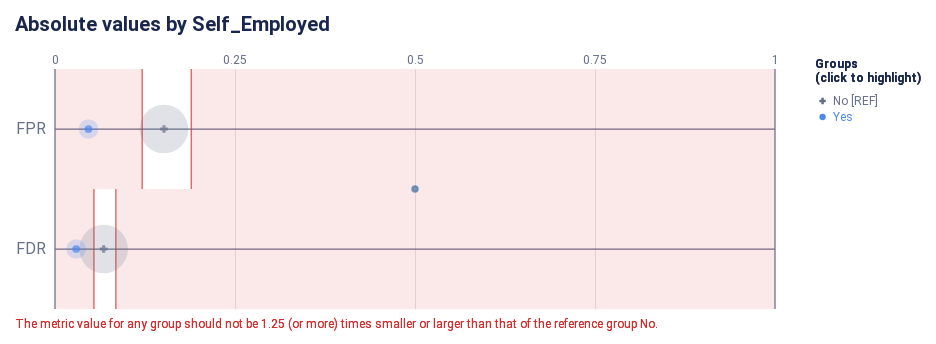

Notebook code cell kept with this figure:
### Code cell
ap.absolute(bdf, metrics, 'Self_Employed', fairness_threshold = disparity_tolerance)

### Figure 1 — Vega-Lite specification as saved in the notebook (floating-point values rounded to 4 significant figures)
{"config": {"view": {"continuousWidth": 300, "continuousHeight": 300, "strokeWidth": 0}, "axisLeft": {"labelColor": "rgb(102, 111, 137)", "labelFont": "Roboto, Arial, sans-serif", "labelFontSize": 16}, "title": {"anchor": "start", "color": "rgb(25, 39, 78)", "font": "Roboto, Arial, sans-serif", "fontSize": 20, "fontWeight": "bold"}}, "layer": [{"data": {"name": "data-22e37ecfbb523156dad3ffdb726c704c"}, "mark": {"type": "rule", "stroke": "rgb(102, 111, 137)", "strokeWidth": 1.25, "tooltip": null}, "encoding": {"x": {"field": "start", "scale": {"domain": [0, 1], "range": [40.0, 760.0]}, "type": "quantitative"}, "x2": {"field": "end"}, "y": {"axis": {"domain": false, "labelAngle": 0, "labelPadding": -30, "orient": "left", "ticks": false, "title": null}, "field": "y_position", "scale": {"domain": ["FPR", "FDR"], "range": [30.0, 270.0]}, "type": "nominal"}}}, {"data": {"name": "data-6cfe259518f6c7b358d8f836a73e6b7f"}, "mark": {"type": "rule", "stroke": "rgb(102, 111, 137)", "strokeWidth": 1.25, "tooltip": null}, "encoding": {"x": {"field": "x_position", "scale": {"domain": [0, 1], "range": [40.0, 760.0]}, "type": "quantitative"}, "y": {"value": 30.0}, "y2": {"value": 270.0}}}, {"data": {"name": "data-60ed1133fa688d151d36705a369482e0"}, "mark": {"type": "text", "align": "center", "color": "rgb(102, 111, 137)", "font": "Roboto, Arial, sans-serif", "fontSize": 12, "fontWeight": "normal", "tooltip": null}, "encoding": {"text": {"field": "value", "type": "nominal"}, "x": {"field": "value", "scale": {"domain": [0, 1], "range": [40.0, 760.0]}, "type": "quantitative"}, "y": {"value": 21.0}}}, {"layer": [{"mark": {"type": "rect", "opacity": 0.8, "stroke": "rgb(211, 47, 47)", "strokeWidth": 1.25, "tooltip": null}, "encoding": {"x": {"field": "lower_threshold_value", "scale": {"domain": [0, 1], "range": [40.0, 760.0]}, "type": "quantitative"}, "x2": {"field": "lower_threshold_value"}, "y": {"axis": {"domain": false, "grid": false, "labels": false, "ticks": false, "title": null}, "field": "metric", "scale": {"domain": ["FPR", "FDR"], "range": [30.0, 270.0]}, "type": "nominal"}}}, {"mark": {"type": "rect", "opacity": 0.8, "stroke": "rgb(211, 47, 47)", "strokeWidth": 1.25, "tooltip": null}, "encoding": {"x": {"field": "upper_threshold_value", "scale": {"domain": [0, 1], "range": [40.0, 760.0]}, "type": "quantitative"}, "x2": {"field": "upper_threshold_value"}, "y": {"axis": {"domain": false, "grid": false, "labels": false, "ticks": false, "title": null}, "field": "metric", "scale": {"domain": ["FPR", "FDR"], "range": [30.0, 270.0]}, "type": "nominal"}}}, {"layer": [{"mark": {"type": "rect", "fill": "rgb(211, 47, 47)", "opacity": 0.1, "tooltip": null}, "encoding": {"x": {"field": "lower_threshold_value", "scale": {"domain": [0, 1], "range": [40.0, 760.0]}, "type": "quantitative"}, "x2": {"field": "lower_end"}, "y": {"axis": {"domain": false, "grid": false, "labels": false, "ticks": false, "title": null}, "field": "metric", "scale": {"domain": ["FPR", "FDR"], "range": [30.0, 270.0]}, "type": "nominal"}}}, {"mark": {"type": "rect", "fill": "rgb(211, 47, 47)", "opacity": 0.1, "tooltip": null}, "encoding": {"x": {"field": "upper_threshold_value", "scale": {"domain": [0, 1], "range": [40.0, 760.0]}, "type": "quantitative"}, "x2": {"field": "upper_end"}, "y": {"axis": {"domain": false, "grid": false, "labels": false, "ticks": false, "title": null}, "field": "metric", "scale": {"domain": ["FPR", "FDR"], "range": [30.0, 270.0]}, "type": "nominal"}}}]}, {"layer": [{"mark": {"type": "text", "align": "left", "baseline": "top", "fill": "rgb(211, 47, 47)", "font": "Roboto, Arial, sans-serif", "fontSize": 12, "fontWeight": "normal", "tooltip": null}, "encoding": {"text": {"value": "The metric value for any group should not be 1.25 (or more) times smaller or larger than that of the reference group No."}, "x": {"value": 0}, "y": {"value": 280.0}}}], "data": {"name": "data-79dd248bdaa0ea02c535240e8ad022c8"}}], "data": {"name": "data-19b1cfc8fdf98eb7f54f2a1cbfeb2f6b"}}, {"layer": [{"data": {"name": "empty"}, "mark": {"type": "circle"}}, {"data": {"name": "data-b7c600eaa996c46829ea831565a9f229"}, "mark": {"type": "circle", "cursor": "pointer", "opacity": 0.2}, "encoding": {"color": {"condition": {"param": "param_37", "empty": true, "field": "attribute_value", "legend": null, "scale": {"domain": ["No", "Yes"], "range": ["rgb(102, 111, 137)", "rgb(76, 136, 238)", "rgb(254, 97, 0)", "rgb(220, 38, 127)", "rgb(255, 176, 0)", "rgb(150, 95, 230)"]}, "type": "nominal"}, "value": "rgb(225, 226, 231)"}, "size": {"field": "group_size", "legend": null, "scale": {"domain": [0, 812.4], "range": [0, 2827.0]}, "type": "quantitative"}, "tooltip": [{"field": "attribute_value", "title": "Group", "type": "nominal"}, {"field": "tooltip_group_size", "title": "Group Size", "type": "nominal"}, {"field": "tooltip_disparity_explanation_fpr", "title": "Disparity", "type": "nominal"}, {"field": "fpr", "format": ".2f", "title": "FPR", "type": "quantitative"}], "x": {"axis": {"domain": false, "gridColor": "rgb(225, 226, 231)", "labels": false, "ticks": false, "title": null, "values": [0.25, 0.5, 0.75]}, "field": "fpr", "scale": {"domain": [0, 1], "range": [40.0, 760.0]}, "type": "quantitative"}, "y": {"axis": {"domain": false, "grid": false, "labels": false, "ticks": false, "title": null}, "field": "metric_variable", "scale": {"domain": ["FPR", "FDR"], "range": [30.0, 270.0]}, "type": "nominal"}}, "name": "view_38", "transform": [{"calculate": "'FPR'", "as": "metric_variable"}]}, {"data": {"name": "data-b7c600eaa996c46829ea831565a9f229"}, "mark": {"type": "circle", "cursor": "pointer", "opacity": 0.2}, "encoding": {"color": {"condition": {"param": "param_37", "empty": true, "field": "attribute_value", "legend": null, "scale": {"domain": ["No", "Yes"], "range": ["rgb(102, 111, 137)", "rgb(76, 136, 238)", "rgb(254, 97, 0)", "rgb(220, 38, 127)", "rgb(255, 176, 0)", "rgb(150, 95, 230)"]}, "type": "nominal"}, "value": "rgb(225, 226, 231)"}, "size": {"field": "group_size", "legend": null, "scale": {"domain": [0, 812.4], "range": [0, 2827.0]}, "type": "quantitative"}, "tooltip": [{"field": "attribute_value", "title": "Group", "type": "nominal"}, {"field": "tooltip_group_size", "title": "Group Size", "type": "nominal"}, {"field": "tooltip_disparity_explanation_fdr", "title": "Disparity", "type": "nominal"}, {"field": "fdr", "format": ".2f", "title": "FDR", "type": "quantitative"}], "x": {"axis": {"domain": false, "gridColor": "rgb(225, 226, 231)", "labels": false, "ticks": false, "title": null, "values": [0.25, 0.5, 0.75]}, "field": "fdr", "scale": {"domain": [0, 1], "range": [40.0, 760.0]}, "type": "quantitative"}, "y": {"axis": {"domain": false, "grid": false, "labels": false, "ticks": false, "title": null}, "field": "metric_variable", "scale": {"domain": ["FPR", "FDR"], "range": [30.0, 270.0]}, "type": "nominal"}}, "name": "view_40", "transform": [{"calculate": "'FDR'", "as": "metric_variable"}]}, {"layer": [{"data": {"name": "empty"}, "mark": {"type": "point"}}, {"data": {"name": "data-b7c600eaa996c46829ea831565a9f229"}, "mark": {"type": "point", "cursor": "pointer", "filled": true, "size": 60}, "encoding": {"color": {"condition": {"param": "param_37", "empty": true, "field": "attribute_value", "legend": null, "scale": {"domain": ["No", "Yes"], "range": ["rgb(102, 111, 137)", "rgb(76, 136, 238)", "rgb(254, 97, 0)", "rgb(220, 38, 127)", "rgb(255, 176, 0)", "rgb(150, 95, 230)"]}, "type": "nominal"}, "value": "rgb(225, 226, 231)"}, "shape": {"field": "attribute_value", "legend": null, "scale": {"domain": ["No", "Yes"], "range": ["cross", "circle"]}, "type": "nominal"}, "tooltip": [{"field": "attribute_value", "title": "Group", "type": "nominal"}, {"field": "tooltip_group_size", "title": "Group Size", "type": "nominal"}, {"field": "tooltip_disparity_explanation_fpr", "title": "Disparity", "type": "nominal"}, {"field": "fpr", "format": ".2f", "title": "FPR", "type": "quantitative"}], "x": {"axis": {"domain": false, "gridColor": "rgb(225, 226, 231)", "labels": false, "ticks": false, "title": null, "values": [0.25, 0.5, 0.75]}, "field": "fpr", "scale": {"domain": [0, 1], "range": [40.0, 760.0]}, "type": "quantitative"}, "y": {"axis": {"domain": false, "grid": false, "labels": false, "ticks": false, "title": null}, "field": "metric_variable", "scale": {"domain": ["FPR", "FDR"], "range": [30.0, 270.0]}, "type": "nominal"}}, "name": "view_37", "transform": [{"calculate": "'FPR'", "as": "metric_variable"}]}, {"data": {"name": "data-b7c600eaa996c46829ea831565a9f229"}, "mark": {"type": "point", "cursor": "pointer", "filled": true, "size": 60}, "encoding": {"color": {"condition": {"param": "param_37", "empty": true, "field": "attribute_value", "legend": null, "scale": {"domain": ["No", "Yes"], "range": ["rgb(102, 111, 137)", "rgb(76, 136, 238)", "rgb(254, 97, 0)", "rgb(220, 38, 127)", "rgb(255, 176, 0)", "rgb(150, 95, 230)"]}, "type": "nominal"}, "value": "rgb(225, 226, 231)"}, "shape": {"field": "attribute_value", "legend": null, "scale": {"domain": ["No", "Yes"], "range": ["cross", "circle"]}, "type": "nominal"}, "tooltip": [{"field": "attribute_value", "title": "Group", "type": "nominal"}, {"field": "tooltip_group_size", "title": "Group Size", "type": "nominal"}, {"field": "tooltip_disparity_explanation_fdr", "title": "Disparity", "type": "nominal"}, {"field": "fdr", "format": ".2f", "title": "FDR", "type": "quantitative"}], "x": {"axis": {"domain": false, "gridColor": "rgb(225, 226, 231)", "labels": false, "ticks": false, "title": null, "values": [0.25, 0.5, 0.75]}, "field": "fdr", "scale": {"domain": [0, 1], "range": [40.0, 760.0]}, "type": "quantitative"}, "y": {"axis": {"domain": false, "grid": false, "labels": false, "ticks": false, "title": null}, "field": "metric_variable", "scale": {"domain": ["FPR", "FDR"], "range": [30.0, 270.0]}, "type": "nominal"}}, "name": "view_39", "transform": [{"calculate": "'FDR'", "as": "metric_variable"}]}]}]}, {"layer": [{"mark": {"type": "point", "cursor": "pointer", "filled": true, "opacity": 1, "size": 40}, "encoding": {"color": {"condition": {"param": "param_37", "empty": true, "field": "attribute_value", "legend": null, "scale": {"domain": ["No", "Yes"], "range": ["rgb(102, 111, 137)", "rgb(76, 136, 238)", "rgb(254, 97, 0)", "rgb(220, 38, 127)", "rgb(255, 176, 0)", "rgb(150, 95, 230)"]}, "type": "nominal"}, "value": "rgb(225, 226, 231)"}, "shape": {"field": "attribute_value", "legend": null, "scale": {"domain": ["No", "Yes"], "range": ["cross", "circle"]}, "type": "nominal"}, "x": {"value": 807.6}, "y": {"axis": {"domain": false, "grid": false, "labels": false, "ticks": false, "title": null}, "field": "attribute_value", "scale": {"domain": ["No", "Yes"], "range": [54, 86]}, "type": "nominal"}}, "name": "view_41"}, {"mark": {"type": "text", "align": "left", "baseline": "middle", "cursor": "pointer", "font": "Roboto, Arial, sans-serif", "fontSize": 12, "fontWeight": "normal"}, "encoding": {"color": {"condition": {"param": "param_37", "empty": true, "field": "attribute_value", "legend": null, "scale": {"domain": ["No", "Yes"], "range": ["rgb(102, 111, 137)", "rgb(76, 136, 238)", "rgb(254, 97, 0)", "rgb(220, 38, 127)", "rgb(255, 176, 0)", "rgb(150, 95, 230)"]}, "type": "nominal"}, "value": "rgb(225, 226, 231)"}, "text": {"field": "label", "type": "nominal"}, "x": {"value": 818.1}, "y": {"axis": {"domain": false, "grid": false, "labels": false, "ticks": false, "title": null}, "field": "attribute_value", "scale": {"domain": ["No", "Yes"], "range": [54, 86]}, "type": "nominal"}}, "name": "view_42"}, {"data": {"name": "data-79dd248bdaa0ea02c535240e8ad022c8"}, "mark": {"type": "text", "align": "left", "baseline": "top", "color": "rgb(25, 39, 78)", "font": "Roboto, Arial, sans-serif", "fontSize": 12, "fontWeight": "bold"}, "encoding": {"text": {"value": "(click to highlight)"}, "x": {"value": 800}, "y": {"value": 34}}}, {"data": {"name": "data-79dd248bdaa0ea02c535240e8ad022c8"}, "mark": {"type": "text", "align": "left", "baseline": "top", "color": "rgb(25, 39, 78)", "font": "Roboto, Arial, sans-serif", "fontSize": 12, "fontWeight": "bold"}, "encoding": {"text": {"value": "Groups"}, "x": {"value": 800}, "y": {"value": 20}}}], "data": {"name": "data-ded1333ff6a0f172f528de5ec921d941"}}], "height": 300, "padding": {"top": 15, "bottom": 5.0, "left": 15, "right": 15}, "params": [{"name": "param_39", "select": {"type": "point", "fields": ["attribute_value"]}, "views": ["view_38"]}, {"name": "param_41", "select": {"type": "point", "fields": ["attribute_value"]}, "views": ["view_40"]}, {"name": "param_38", "select": {"type": "point", "fields": ["attribute_value"]}, "views": ["view_37"]}, {"name": "param_40", "select": {"type": "point", "fields": ["attribute_value"]}, "views": ["view_39"]}, {"name": "param_37", "select": {"type": "point", "fields": ["attribute_value"]}, "views": ["view_41"]}, {"name": "param_42", "select": {"type": "point", "fields": ["attribute_value"]}, "views": ["view_42"]}], "resolve": {"scale": {"size": "independent", "y": "independent"}}, "title": "Absolute values by Self_Employed", "usermeta": {"embedOptions": {"scaleFactor": 5, "downloadFileName": "absolute_chart"}}, "width": 800, "$schema": "https://vega.github.io/schema/vega-lite/v5.16.3.json", "datasets": {"data-22e37ecfbb523156dad3ffdb726c704c": [{"y_position": "FPR", "start": 0, "end": 1}, {"y_position": "FDR", "start": 0, "end": 1}], "data-6cfe259518f6c7b358d8f836a73e6b7f": [{"x_position": 0}, {"x_position": 1}], "data-60ed1133fa688d151d36705a369482e0": [{"value": 0.0}, {"value": 0.25}, {"value": 0.5}, {"value": 0.75}, {"value": 1.0}], "data-19b1cfc8fdf98eb7f54f2a1cbfeb2f6b": [{"lower_end": 0, "upper_end": 1, "lower_threshold_value": 0.1211, "upper_threshold_value": 0.1892, "metric": "FPR"}, {"lower_end": 0, "upper_end": 1, "lower_threshold_value": 0.0541, "upper_threshold_value": 0.08453, "metric": "FDR"}], "data-79dd248bdaa0ea02c535240e8ad022c8": [{"a": 1, "b": 0}, {"a": 1, "b": 0}], "empty": [{}], "data-b7c600eaa996c46829ea831565a9f229": [{"attribute_name": "Self_Employed", "attribute_value": "No", "group_size": 677, "total_entities": 788, "fpr": 0.1514, "fdr": 0.06762, "fpr_disparity": 1.0, "fdr_disparity": 1.0, "fpr_disparity_scaled": 0.0, "fdr_disparity_scaled": 0.0, "tooltip_group_size": "677 (85.91%)", "tooltip_disparity_explanation_fpr": "Reference group", "tooltip_disparity_explanation_fdr": "Reference group"}, {"attribute_name": "Self_Employed", "attribute_value": "Yes", "group_size": 111, "total_entities": 788, "fpr": 0.04651, "fdr": 0.02941, "fpr_disparity": 0.3073, "fdr_disparity": 0.4349, "fpr_disparity_scaled": -2.255, "fdr_disparity_scaled": -1.299, "tooltip_group_size": "111 (14.09%)", "tooltip_disparity_explanation_fpr": "3.25 times smaller FPR than the reference group", "tooltip_disparity_explanation_fdr": "2.30 times smaller FDR than the reference group"}], "data-ded1333ff6a0f172f528de5ec921d941": [{"attribute_value": "No", "label": "No [REF]"}, {"attribute_value": "Yes", "label": "Yes"}]}}
